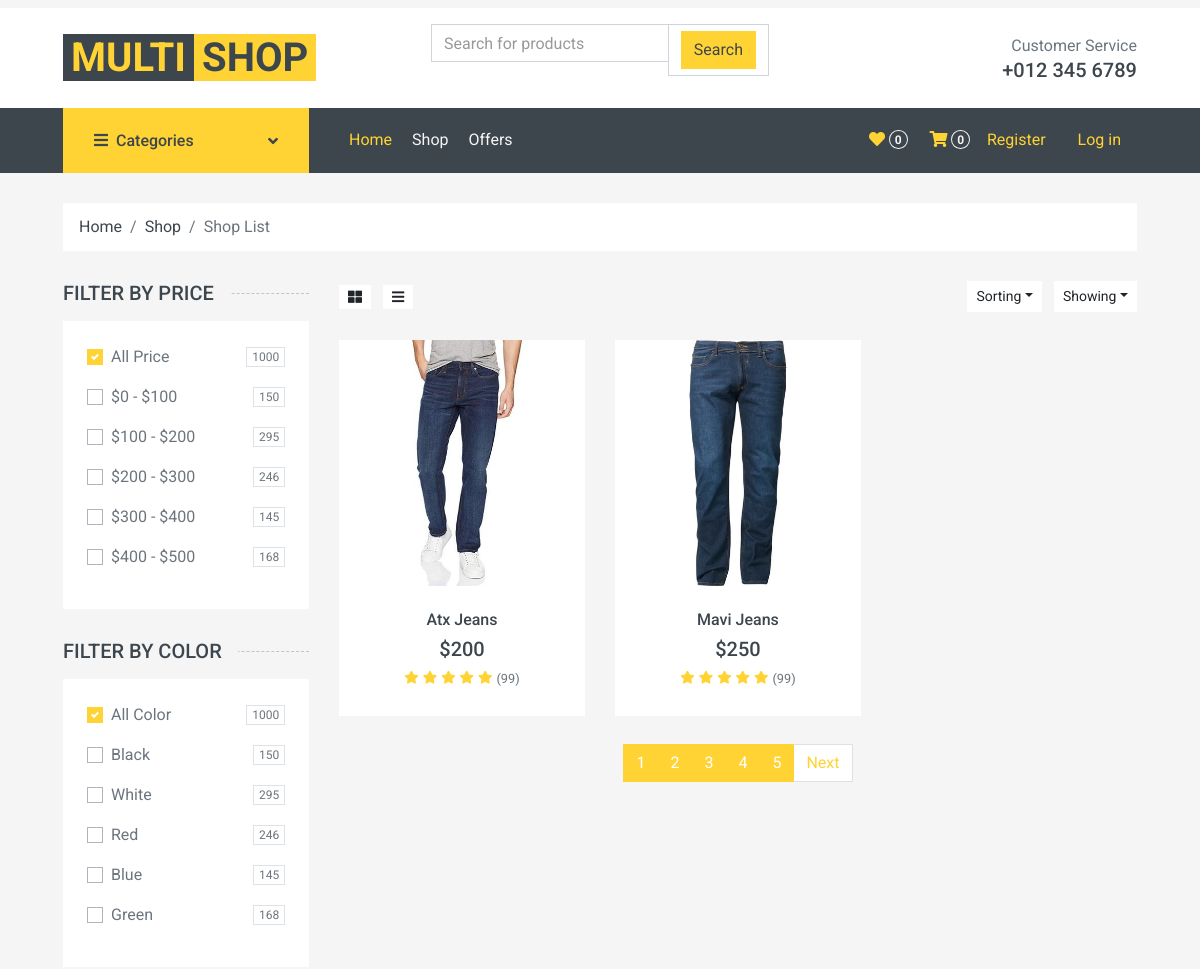
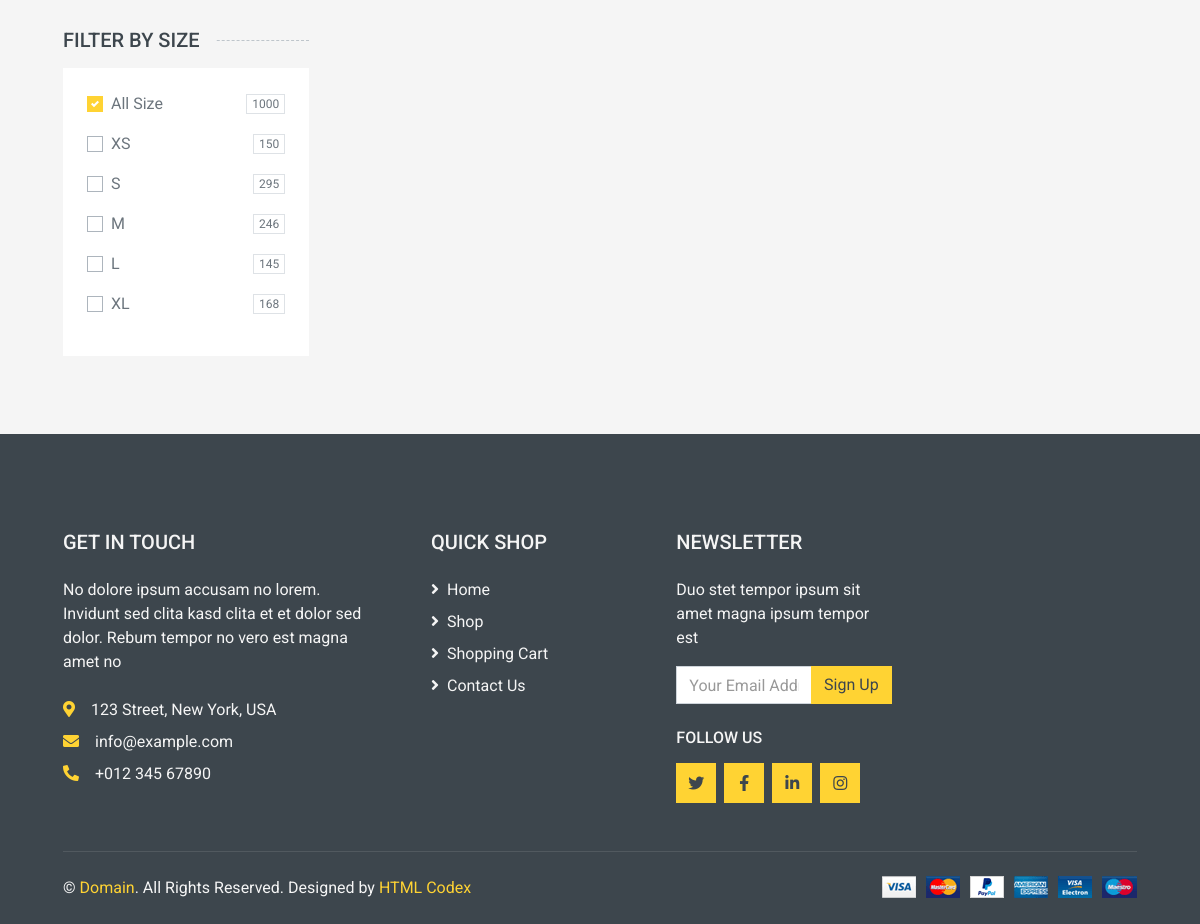
/store/, run on the app's committed database (2 pictures, top to bottom).
### Store/models.py (models this page shows, shortened)
class Product(models.Model):
    name=models.CharField( max_length=50,unique=True)
    slug=models.SlugField(unique=True,blank=True,null=True)
    category=models.ForeignKey(Category, on_delete=models.CASCADE)
    image=models.ImageField(upload_to=Product_image, height_field=None, width_field=None, max_length=None)
    stock=models.IntegerField()
    price=models.IntegerField()
    description=models.TextField()
    created_at=models.DateTimeField(auto_now_add=True)
    is_available=models.BooleanField(default=True)
    offerprice=models.IntegerField(null=True,blank=True)
    offerpercent=models.IntegerField(null=True,blank=True)
    def get_url(self):
        return reverse("store:detail", args=[self.category.slug,self.slug])
    class Meta:
        verbose_name = ("Product")
        verbose_name_plural = ("Products")
    def __str__(self):
        return self.name

### Store/views.py (the view)
# urls.py: path('',views.shop,name='shop'),
def shop(request,category_slug=None):
    if category_slug!=None:
        category=Category.objects.get(slug=category_slug,is_available=True)
        products=Product.objects.all().filter(category=category,is_available=True)
        for product in products:
            try:
                offer=Offer.objects.get(product=product,is_active=True)
                product.offerprice=offer.offer_price()
                product.offerpercent=offer.percent
            except:
                pass
    else:
        products=Product.objects.all()
        for product in products:
            try:
                offer=Offer.objects.get(product=product,is_active=True)
                product.offerprice=offer.offer_price()
                product.offerpercent=offer.percent
            except:
                pass
    paginator = Paginator(products, 2)  # Show 25 contacts per page.
    page_number = request.GET.get("page")
    page_obj = paginator.get_page(page_number)
    context={'products':page_obj,}
    return render(request,'store/store.html',context)

### Accounts/context_processor.py (called while the page is built)
def profile_context(request,profile=None):
    if request.user.is_authenticated:
        profile=Profile.objects.get(user=request.user)
    return {'profile':profile}

### Cart/context_processor.py (called while the page is built)
def cart_context(request,items_count=0):
    if request.user.is_authenticated:
        cart_items=Cart_item.objects.all().filter(user=request.user,is_active=True)
        items_count=cart_items.count()
    return {'items_count':items_count}

### Categories/context_processor.py (called while the page is built)
def category_context(request):
    categories=Category.objects.all()
    return {'categories':categories}

### Categories/models.py (called while the page is built)
    def __str__(self):
        return self.name

### Store/context_processor.py (called while the page is built)
def offers_context(request):
    offers=Offer.objects.all().filter(is_active=True)
    return {'offers':offers}

### Store/models.py (called while the page is built)
    def offer_price(self):
        final_price=(self.product.price - ((self.product.price*self.percent)/100))
        return final_price

### templates/store/store.html (shortened to what this page needs)
{% extends "base/base.html" %}
{% block body %}
    <div class="container-fluid">
        <div class="row px-xl-5">
            <div class="col-12">
                <nav class="breadcrumb bg-light mb-30">
                    <a class="breadcrumb-item text-dark" href="{% url "home" %}">Home</a>
                    <a class="breadcrumb-item text-dark" href="{% url "store:shop" %}">Shop</a>
                    <span class="breadcrumb-item active">Shop List</span>
                </nav>
            </div>
        </div>
    </div>
    <div class="container-fluid">
        <div class="row px-xl-5">
            <div class="col-lg-3 col-md-4">
                <h5 class="section-title position-relative text-uppercase mb-3"><span class="bg-secondary pr-3">Filter by price</span></h5>
                <div class="bg-light p-4 mb-30">
                    <form>
                        <div class="custom-control custom-checkbox d-flex align-items-center justify-content-between mb-3">
                            <label class="custom-control-label" for="price-all">All Price</label>
                            <span class="badge border font-weight-normal">1000</span>
                        </div>
                        <div class="custom-control custom-checkbox d-flex align-items-center justify-content-between mb-3">
                            <label class="custom-control-label" for="price-1">$0 - $100</label>
                            <span class="badge border font-weight-normal">150</span>
                        </div>
                        <div class="custom-control custom-checkbox d-flex align-items-center justify-content-between mb-3">
                            <label class="custom-control-label" for="price-2">$100 - $200</label>
                            <span class="badge border font-weight-normal">295</span>
                        </div>
                        <div class="custom-control custom-checkbox d-flex align-items-center justify-content-between mb-3">
                            <label class="custom-control-label" for="price-3">$200 - $300</label>
                            <span class="badge border font-weight-normal">246</span>
                        </div>
                        <div class="custom-control custom-checkbox d-flex align-items-center justify-content-between mb-3">
                            <label class="custom-control-label" for="price-4">$300 - $400</label>
                            <span class="badge border font-weight-normal">145</span>
                        </div>
                        <div class="custom-control custom-checkbox d-flex align-items-center justify-content-between">
                            <label class="custom-control-label" for="price-5">$400 - $500</label>
                            <span class="badge border font-weight-normal">168</span>
                        </div>
                    </form>
                </div>
                <h5 class="section-title position-relative text-uppercase mb-3"><span class="bg-secondary pr-3">Filter by color</span></h5>
                <div class="bg-light p-4 mb-30">
                    <form>
                        <div class="custom-control custom-checkbox d-flex align-items-center justify-content-between mb-3">
                            <label class="custom-control-label" for="price-all">All Color</label>
                            <span class="badge border font-weight-normal">1000</span>
                        </div>
                        <div class="custom-control custom-checkbox d-flex align-items-center justify-content-between mb-3">
                            <label class="custom-control-label" for="color-1">Black</label>
                            <span class="badge border font-weight-normal">150</span>
                        </div>
                        <div class="custom-control custom-checkbox d-flex align-items-center justify-content-between mb-3">
                            <label class="custom-control-label" for="color-2">White</label>
                            <span class="badge border font-weight-normal">295</span>
                        </div>
                        <div class="custom-control custom-checkbox d-flex align-items-center justify-content-between mb-3">
                            <label class="custom-control-label" for="color-3">Red</label>
                            <span class="badge border font-weight-normal">246</span>
                        </div>
                        <div class="custom-control custom-checkbox d-flex align-items-center justify-content-between mb-3">
                            <label class="custom-control-label" for="color-4">Blue</label>
                            <span class="badge border font-weight-normal">145</span>
                        </div>
                        <div class="custom-control custom-checkbox d-flex align-items-center justify-content-between">
                            <label class="custom-control-label" for="color-5">Green</label>
                            <span class="badge border font-weight-normal">168</span>
                        </div>
                    </form>
                </div>
                <h5 class="section-title position-relative text-uppercase mb-3"><span class="bg-secondary pr-3">Filter by size</span></h5>
                <div class="bg-light p-4 mb-30">
                    <form>
                        <div class="custom-control custom-checkbox d-flex align-items-center justify-content-between mb-3">
                            <label class="custom-control-label" for="size-all">All Size</label>
                            <span class="badge border font-weight-normal">1000</span>
                        </div>
                        <div class="custom-control custom-checkbox d-flex align-items-center justify-content-between mb-3">
                            <label class="custom-control-label" for="size-1">XS</label>
                            <span class="badge border font-weight-normal">150</span>
                        </div>
                        <div class="custom-control custom-checkbox d-flex align-items-center justify-content-between mb-3">
                            <label class="custom-control-label" for="size-2">S</label>
                            <span class="badge border font-weight-normal">295</span>
                        </div>
                        <div class="custom-control custom-checkbox d-flex align-items-center justify-content-between mb-3">
                            <label class="custom-control-label" for="size-3">M</label>
                            <span class="badge border font-weight-normal">246</span>
                        </div>
                        <div class="custom-control custom-checkbox d-flex align-items-center justify-content-between mb-3">
                            <label class="custom-control-label" for="size-4">L</label>
                            <span class="badge border font-weight-normal">145</span>
                        </div>
                        <div class="custom-control custom-checkbox d-flex align-items-center justify-content-between">
                            <label class="custom-control-label" for="size-5">XL</label>
                            <span class="badge border font-weight-normal">168</span>
                        </div>
                    </form>
                </div>
            </div>
            <div class="col-lg-9 col-md-8">
                <div class="row pb-3">
                    <div class="col-12 pb-1">
                        <div class="d-flex align-items-center justify-content-between mb-4">
                            <div>
                                <button class="btn btn-sm btn-light"><i class="fa fa-th-large"></i></button>
                                <button class="btn btn-sm btn-light ml-2"><i class="fa fa-bars"></i></button>
                            </div>
                            <div class="ml-2">
                                <div class="btn-group">
                                    <button type="button" class="btn btn-sm btn-light dropdown-toggle" data-toggle="dropdown">Sorting</button>
                                </div>
                                <div class="btn-group ml-2">
                                    <button type="button" class="btn btn-sm btn-light dropdown-toggle" data-toggle="dropdown">Showing</button>
                                </div>
                            </div>
                        </div>
                    </div>
                    {% for product in products %}
                    <div class="col-lg-4 col-md-6 col-sm-6 pb-1">
                        <div class="product-item bg-light mb-4">
                            <div class="product-img position-relative overflow-hidden">
                                <img class="img-fluid w-100" src="{{product.image.url}}" alt="">
                                <div class="product-action">
                                </div>
                            </div>
                            <div class="text-center py-4">
                                <a class="h6 text-decoration-none text-truncate" href={{product.get_url}}>{{product}}</a>
                                <div class="d-flex align-items-center justify-content-center mt-2">
                                    {% if product.offerprice %}
                                    <h5>${{product.offerprice}}</h5><h6 class="text-muted ml-2"><del>${{product.price}}</del></h6>
                                    <div>
                                        <h6>Save{{product.offerpercent}}%</h6>
                                    </div>
                                    {% else %}
                                    <h5>${{product.price}}</h5>
                                    {% endif %}
                                </div>
                                <div class="d-flex align-items-center justify-content-center mb-1">
                                    <small class="fa fa-star text-primary mr-1"></small>
                                    <small class="fa fa-star text-primary mr-1"></small>
                                    <small class="fa fa-star text-primary mr-1"></small>
                                    <small class="fa fa-star text-primary mr-1"></small>
                                    <small class="fa fa-star text-primary mr-1"></small>
                                    <small>(99)</small>
                                </div>
                            </div>
                        </div>
                    </div>
                    {% endfor %}
                    <div class="col-12">
                        {% if products.has_other_pages %}
                        <nav>
                          <ul class="pagination justify-content-center">
                            {% for i in products.paginator.page_range %}
                            <li class="page-item active"><a class="page-link" href="?page={{i}}">{{i}}</a></li>
                            {% endfor %}
                            {% if products.has_next %}
                            <li class="page-item"><a class="page-link" href="?page={{products.next_page_number}}">Next</a></li>
                            {% endif %}
                          </ul>
                        </nav>
                        {% endif %}
                    </div>
                </div>
            </div>
        </div>
    </div>
{% endblock body %}

### data on the page
Product: image (picture), name "Atx Jeans", price "200"
Product: image (picture), name "Mavi Jeans", price "250"

### other printed values
{{ items_count }} "0"
{{ i }} "1" "2" "3" "4" "5"
